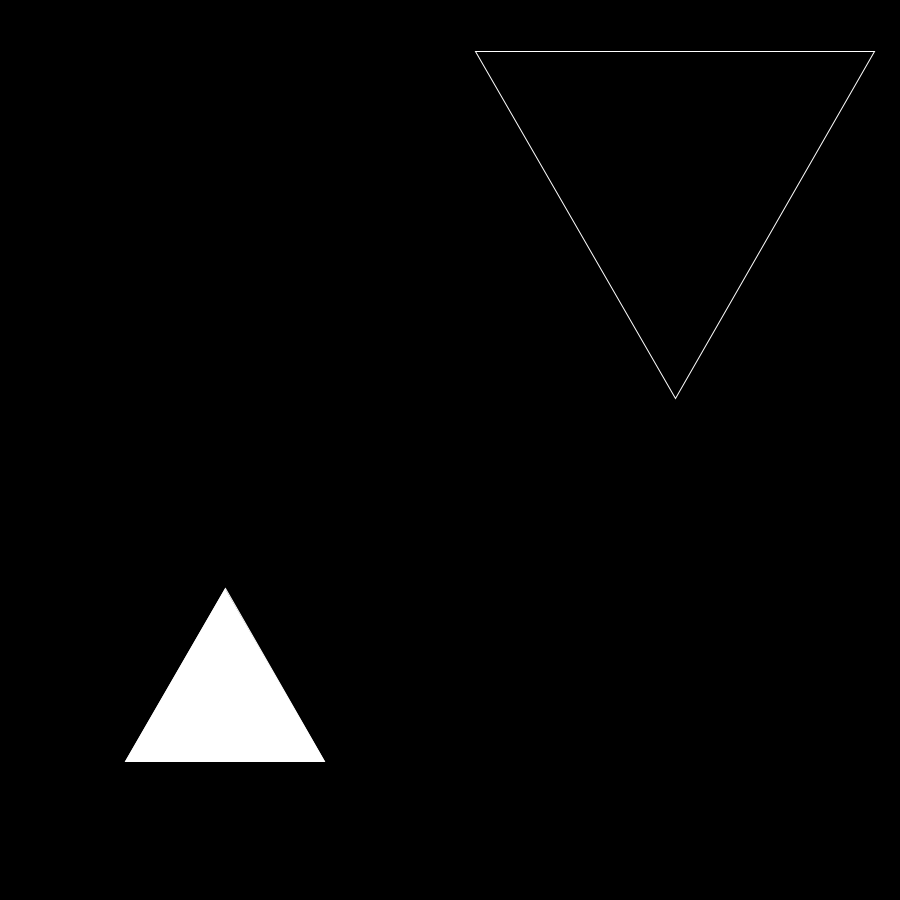
Frame 1 (no input)
Frame 60 (the mouse pressed at the canvas centre just before this capture): identical to frame 1, image omitted
Frame 120 (the mouse held since frame 60 and released just before this capture): identical to frame 1, image omitted

The Processing sketch that drew this single still picture (run headless with seeded random() and noise(); from frame 60 on, the mouse is pressed at the canvas centre):

// Processing sketch: sketch_200829i
// ── sketch_200829i.pde
// template
void setup() {
  size(900, 900); 
  background(0);
  stroke(255);
  fill(255);
  Triangle t = new Triangle(new PVector(width * .25, height * .75), 200, false);
  t.show();
  noFill();
  Triangle t2 = new Triangle(new PVector(width * .75, height * .25), 400, true);
  t2.show();
}

void draw() {
}

class Triangle {
  PVector c, bl, top, br;
  float l;
  boolean invert = false;
  Triangle(PVector center, float sideLength, boolean invert) {
    c = center;
    l = sideLength;
    if (invert == true) {
      float midLine = sin(radians(60)) * sideLength;
      float halfBottomLine = sqrt(sideLength * sideLength - midLine * midLine);
      float blx = center.x + halfBottomLine;
      float bly = center.y - midLine/2;
      bl = new PVector(blx, bly);
      float brx = center.x - halfBottomLine;
      float bry = center.y - midLine/2;
      br = new PVector(brx, bry);
      top = new PVector(center.x, center.y + midLine/2);
    } else {
      float midLine = sin(radians(60)) * sideLength;
      float halfBottomLine = sqrt(sideLength * sideLength - midLine * midLine);
      float blx = center.x - halfBottomLine;
      float bly = center.y + midLine/2;
      bl = new PVector(blx, bly);
      float brx = center.x + halfBottomLine;
      float bry = center.y + midLine/2;
      br = new PVector(brx, bry);
      top = new PVector(center.x, center.y - midLine/2);
    }
  }
  void show() {
    triangle(bl.x, bl.y, top.x, top.y, br.x, br.y);
  }
}
